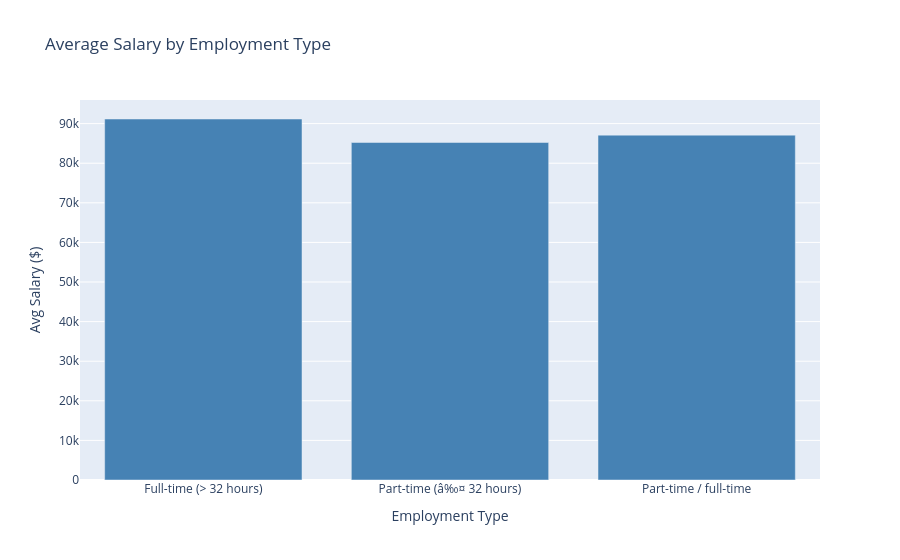

The notebook cell saved with this chart:
### Markdown cell above
### Average Salary by Employment Type

### Code cell
avg_salary = pdf.groupby('EMPLOYMENT_TYPE_NAME')[['SALARY_FROM','SALARY_TO']].mean().round(2).reset_index()

fig2 = px.bar(avg_salary, x='EMPLOYMENT_TYPE_NAME', y='SALARY_FROM',
              title='Average Salary by Employment Type',
              labels={'EMPLOYMENT_TYPE_NAME': 'Employment Type', 'SALARY_FROM': 'Avg Salary ($)'})
fig2.update_traces(marker_color='steelblue')
fig2.show()

### Figure 1 — Plotly figure (JSON) as saved in the notebook; plotly's stock layout.template omitted (floating-point values rounded to 4 significant figures)
{"data": [{"hovertemplate": "Employment Type=%{x}<br>Avg Salary ($)=%{y}<extra></extra>", "legendgroup": "", "marker": {"color": "steelblue", "pattern": {"shape": ""}}, "name": "", "orientation": "v", "showlegend": false, "textposition": "auto", "type": "bar", "x": ["Full-time (> 32 hours)", "Part-time (â‰¤ 32 hours)", "Part-time / full-time"], "xaxis": "x", "y": [91170.0, 85240.0, 87090.0], "yaxis": "y"}], "layout": {"barmode": "relative", "legend": {"tracegroupgap": 0}, "title": {"text": "Average Salary by Employment Type"}, "xaxis": {"anchor": "y", "domain": [0, 1], "title": {"text": "Employment Type"}}, "yaxis": {"anchor": "x", "domain": [0, 1], "title": {"text": "Avg Salary ($)"}}}}
